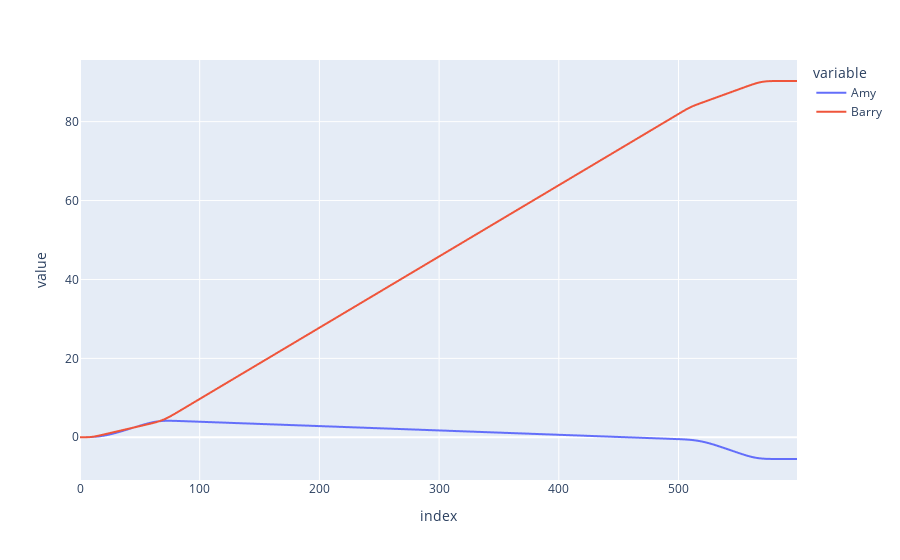

Source (notebook cell):
### Code cell
import numpy as np
import pandas as pd
import plotly.express as px
import sympy as sp


class Person:
    def __init__(self, name: str, foresight: int):
        self.name = name
        self.foresight = foresight
        self.decision_list = []

    def append_optimal_choice(
        self, choice_array: np.ndarray, decision_number: int, number_of_decisions: int
    ):
        # Get the row index of the highest sum of values in the choice array up to the person's "foresight" index
        highest_value_index = np.argmax(
            np.sum(choice_array[:, : self.foresight], axis=1)
        )

        # Extract this row from the choice array
        optimal_choice = choice_array[highest_value_index, :]

        # Pad initial and final values with nan
        optimal_choice_padded = np.pad(
            optimal_choice,
            (decision_number, number_of_decisions - decision_number),
            mode="constant",
            constant_values=np.nan,
        )

        # Append to decision list
        self.decision_list.append(optimal_choice_padded)

    def convert_decision_list_to_df(self):
        # Swap rows and columns
        decision_array = np.array(self.decision_list)
        decision_array_inverted = decision_array.T
        decision_df = pd.DataFrame(decision_array_inverted)
        self.decision_df = decision_df
        return decision_df

    def calc_life_score(self):
        # Sum columns
        self.decision_df["decision_sum"] = self.decision_df.sum(axis=1)

        # Calculate life score as the cumulative sum of the decision sums
        self.decision_df["life_score"] = self.decision_df["decision_sum"].cumsum()
        return self.decision_df


class LifeSimulation:
    def __init__(
        self,
        people: list[Person],
        n_choices: int,
    ):
        self.people = people
        self.n_choices = n_choices

    def add_person(self, person: Person):
        self.people.append(person)

    def get_people(self) -> list[Person]:
        return self.people

    def get_person_by_name(self, name: str) -> Person | None:
        for person in self.people:
            if person.name == name:
                return person
        return None

    def get_number_of_people(self) -> int:
        return len(self.people)

    def generate_random_choice_function(self, seed=None):
        x = sp.symbols("x")

        if seed:
            np.random.seed(seed)
        m1 = np.random.uniform(0, 20)
        m2 = np.random.uniform(50, 80)
        s1 = np.random.uniform(1, 10)
        s2 = np.random.uniform(1, 10)
        a1 = np.random.uniform(-0.01, 0.01)
        a2 = np.random.uniform(-0.01, 0.01)

        y = a1 * sp.exp(-((x - m1) ** 2) / (2 * s1**2)) + a2 * sp.exp(
            -((x - m2) ** 2) / (2 * s2**2)
        )

        return {"m1": m1, "m2": m2, "s1": s1, "s2": s2, "a1": a1, "a2": a2, "expr": y}

    def generate_choice_array(self, n_choices: int):
        x = sp.symbols("x")

        # Generate n random functions (seeds for reproducibility)
        functions = [
            self.generate_random_choice_function(seed=i) for i in range(n_choices)
        ]

        # Create x values (100 points from 0 to 100)
        x_vals = np.linspace(0, 100, 100)

        # Build NumPy array: n rows (functions) × 100 columns (y values)
        choice_array = np.zeros((n_choices, 100))
        for i, func in enumerate(functions):
            y_func = sp.lambdify(x, func["expr"], "numpy")
            choice_array[i, :] = y_func(x_vals)
        return choice_array

    def simlulate_life(self, number_of_decisions: int):
        for person in self.people:
            for decision_number in range(number_of_decisions):
                choice_array = self.generate_choice_array(self.n_choices)
                person.append_optimal_choice(
                    choice_array, decision_number, number_of_decisions
                )
            person.convert_decision_list_to_df()
            person.calc_life_score()


def main():
    # Define people
    people = [
        Person("Amy", 50),
        Person("Barry", 100),
    ]

    # Define simulation configuration
    n_choices = 12
    number_of_decisions = 500

    # Run simulation
    simulation = LifeSimulation(people, n_choices)

    # Check example choice array
    """ choice_array = simulation.generate_choice_array(n_choices=n_choices)
    print(choice_array.shape)

    fig = px.line(choice_array.T)
    fig.show() """

    # Run simulation
    simulation.simlulate_life(number_of_decisions)

    # Combine decision_df["life_score"] into single dataframe
    life_score_df = pd.DataFrame(
        {
            k: v
            for k, v in zip(
                [person.name for person in simulation.people],
                [person.decision_df["life_score"] for person in simulation.people],
            )
        }
    )

    print(life_score_df)

    # Plot life_score lines
    fig = px.line(life_score_df)
    fig.show()


if __name__ == "__main__":
    main()

### Figure 1 — Plotly figure (JSON) as saved in the notebook; plotly's stock layout.template omitted (floating-point values rounded to 4 significant figures; data arrays with more than 128 entries replaced by an {"elided": "..."} marker saying what was removed)
{"data": [{"hovertemplate": "variable=Amy<br>index=%{x}<br>value=%{y}<extra></extra>", "legendgroup": "Amy", "line": {"color": "#636efa", "dash": "solid"}, "marker": {"symbol": "circle"}, "mode": "lines", "name": "Amy", "showlegend": true, "type": "scattergl", "x": {"elided": "600 int values"}, "xaxis": "x", "y": {"elided": "600 float values"}, "yaxis": "y"}, {"hovertemplate": "variable=Barry<br>index=%{x}<br>value=%{y}<extra></extra>", "legendgroup": "Barry", "line": {"color": "#EF553B", "dash": "solid"}, "marker": {"symbol": "circle"}, "mode": "lines", "name": "Barry", "showlegend": true, "type": "scattergl", "x": {"elided": "600 int values"}, "xaxis": "x", "y": {"elided": "600 float values"}, "yaxis": "y"}], "layout": {"legend": {"title": {"text": "variable"}, "tracegroupgap": 0}, "margin": {"t": 60}, "xaxis": {"anchor": "y", "domain": [0, 1], "title": {"text": "index"}}, "yaxis": {"anchor": "x", "domain": [0, 1], "title": {"text": "value"}}}}
